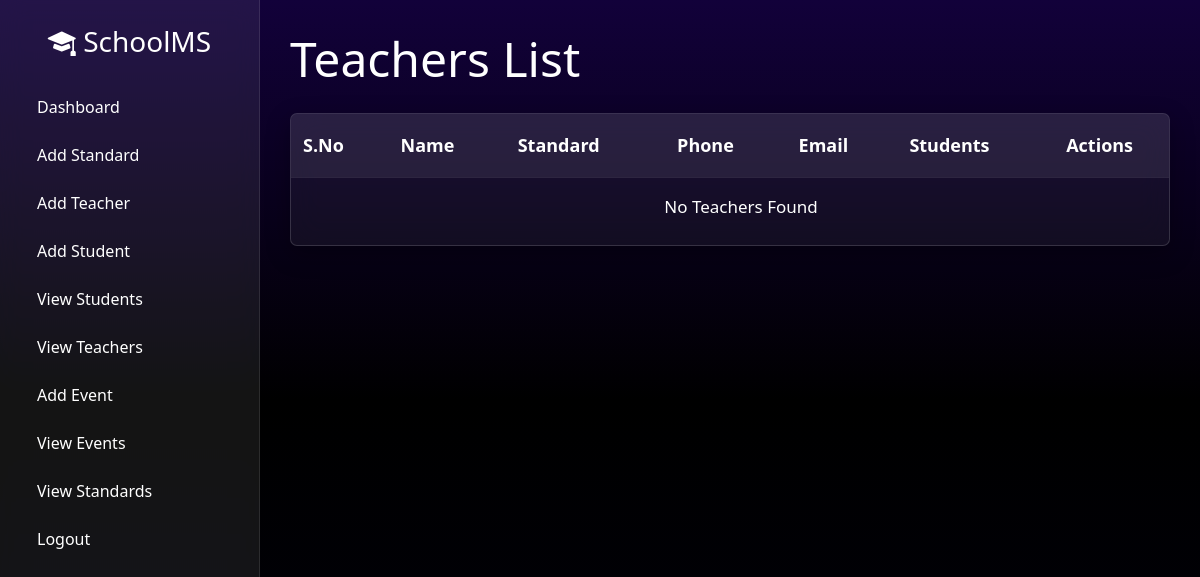
The page /view-teachers/ (signed in) on the database as committed earlier.
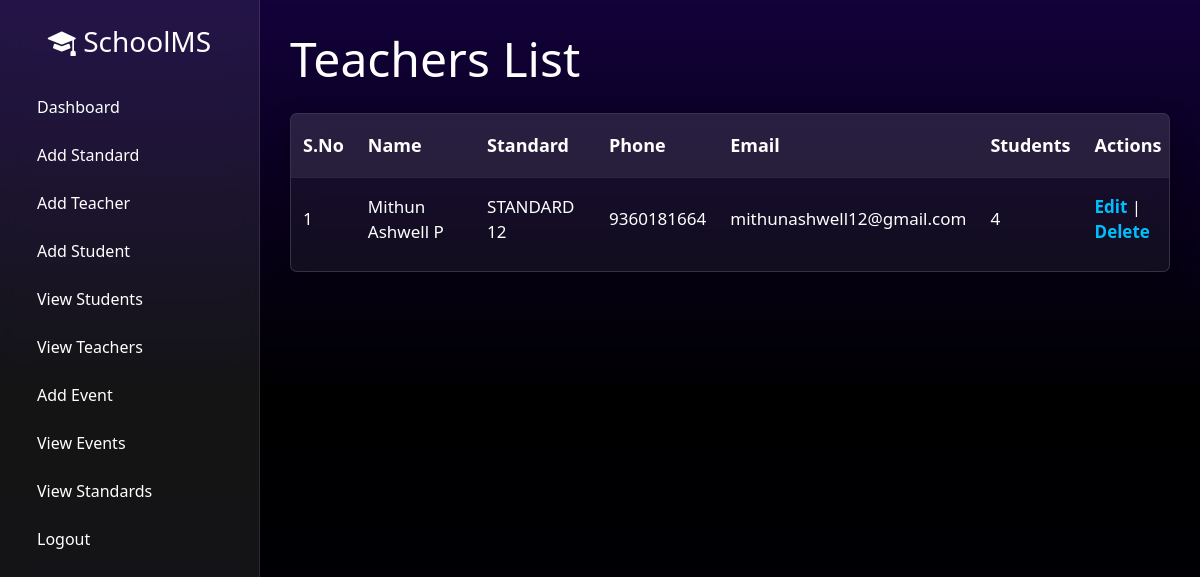
The same page on the database as committed later.
### administration/models.py (models this page shows, shortened)
class Teacher(models.Model):
    name = models.CharField(max_length=100)
    standard = models.CharField(max_length=50)
    phone = models.CharField(max_length=10)
    email = models.EmailField(unique=True)
    username = models.CharField(max_length=50, unique=True)
    password = models.CharField(max_length=255)
    address = models.TextField(default="")
    bank_account_number = models.CharField(max_length=18, default="")
    bank_branch = models.CharField(max_length=100, default="")
    ifsc_code = models.CharField(max_length=11, default="")

### administration/views.py (the view)
# urls.py: path("view-teachers/", views.view_teachers, name="view_teachers"),
def view_teachers(request):
    if not request.session.get("admin_logged_in"):
        messages.error(request, "Please login first")
        return redirect("admin_login")
    teachers = Teacher.objects.all().order_by("standard")
    teacher_data = []
    for teacher in teachers:
        student_count = Student.objects.filter(teacher=teacher).count()
        teacher_data.append(
            {
                "teacher": teacher,
                "student_count": student_count,
            }
        )
    return render(
        request,
        "view_teachers.html",
        {
            "teacher_data": teacher_data,
        },
    )

### administration/templates/view_teachers.html (shortened to what this page needs)
{% extends 'admin_dashboard.html' %}
{% block content %}
  <div class="main-content">
    <h2>Teachers List</h2>
    <div class="table-container">
      <table>
        <thead>
          <tr>
            <th>S.No</th>
            <th>Name</th>
            <th>Standard</th>
            <th>Phone</th>
            <th>Email</th>
            <th>Students</th>
            <th>Actions</th>
          </tr>
        </thead>
        <tbody>
          {% for data in teacher_data %}
            <tr>
              <td>{{ forloop.counter }}</td>
              <td>{{ data.teacher.name }}</td>
              <td>{{ data.teacher.standard }}</td>
              <td>{{ data.teacher.phone }}</td>
              <td>{{ data.teacher.email }}</td>
              <td>{{ data.student_count }}</td>
              <td>
                <a href="{% url 'edit_teacher' data.teacher.id %}">Edit</a>
                |
                <a href="{% url 'delete_teacher' data.teacher.id %}" onclick="return confirm('Are you sure you want to delete this teacher?')">Delete</a>
              </td>
            </tr>
          {% empty %}
            <tr>
              <td colspan="7" style="text-align:center;">No Teachers Found</td>
            </tr>
          {% endfor %}
        </tbody>
      </table>
    </div>
  </div>
{% endblock %}

Rows that differ between the two databases and show on the page:
added Teacher: teacher.name "Mithun Ashwell P", teacher.standard "STANDARD 12", teacher.phone "9360181664", teacher.email "mithunashwell12@gmail.com", student_count "4"
Other text that changed with them:
text no longer shown: "No Teachers Found"
